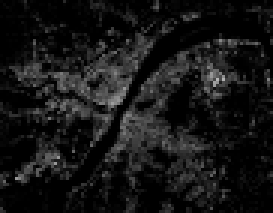
#> input picture data/kmeans/02_BDensity.tif, 91 x 71 px (shown 3 times larger); its folder holds 4 pictures in this run
$ python kmeans_for_UPM1.py
#> lines starting #> are read from the running program, lines starting #| are printed output that depends on the picture
################

# For the support to UPM1 course
# This is a smaple code for unsupervised classification/clustering
# The sample data is based in Wuhan, China
# All image data has been sampled to same resolution and size, covering exactly the same area

# 2020 Dec 15

################

# This code will use few modules: pathlib, Numpy, matplotlib, Scipy and sklearn
import matplotlib.pyplot as plt
import numpy as np
from pathlib import Path
from scipy import ndimage
from sklearn import cluster

# I start to collect the file names of all the *tif image files
file_list = []  # Empty list to store file names
for file in Path('.').glob('*.tif'):
        file_list.append(file)

# You can print to see how the file_list looks like
print(file_list)

# The I started to read the files and stack them together by calling their names
# I will use the 'for' loop to iterate over the names to read files
stack = np.array([])  # Empty array to store the stacked images
for file in file_list:
    img = ndimage.imread(file)  # Read each image file
#> img is the input picture: shape (71, 91) float32; min 0, max 0.707, mean 0.0857
    print(img.shape)  # Each time, also check the size of the image
#| (71, 91)

    # In order to do clustering, image should be reshaped into a single column
    img_col = img.reshape(-1, 1)
#> img_col = 6461 values, max 0.707 at index 2438, min 0 at index 20, mean 0.0857

    # Each time put the reshaped image into the stack
    stack = np.hstack((stack,img_col)) if stack.size else img_col
#> stack has the same summary as img_col
    # Also to check the size of the stack
    print(stack.shape)
#| (6461, 1)

# Now, it's time for the Kmeans
# I start to call KMeans function from the sklearn cluster module
# I also choose an arbitrary number of clusters, I can of course change
# Important!! There are already many clustering algorithms other than KMeans in 'sklearn', you can try many things already by only using 'sklearn'
kmean_cluster = cluster.KMeans(n_clusters=5)  # This is a function to be fitted to the data
labels = kmean_cluster.fit_predict(stack)  # Fitting the data
#> labels = 6461 values, max 4 at index 2, min 0 at index 0, mean 1.71

# Visualization
# Because the predicted labels are still in one column, you need to reshape it back to original image shape
row, col = img.shape  # Get the original dimensions of the image
#> row = 71; col = 91
plt.figure(figsize = (5,6))
plt.imshow(labels.reshape(row, col))


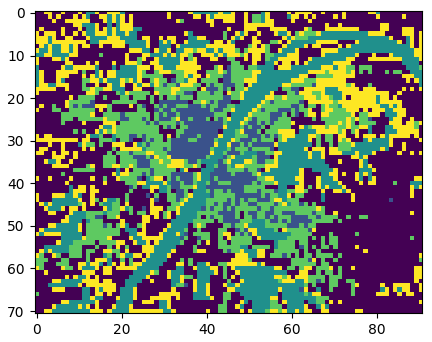
#> figure drawn by matplotlib, 1 panel
